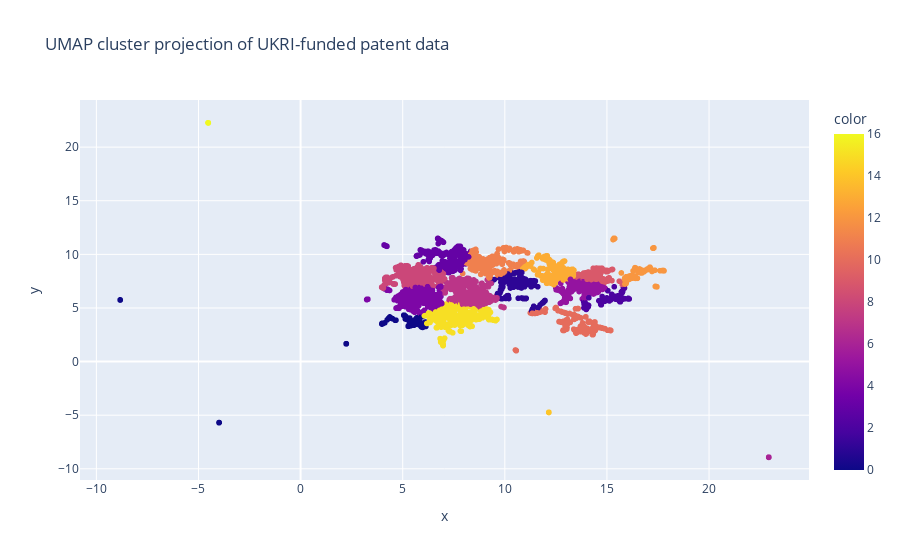

The code cell stored with this chart in its notebook:
### Markdown cell above
Now we can try UMAP which is suitable for both visualisation and clustering:

### Code cell
import umap

reducer = umap.UMAP()

kmeans_umap = MiniBatchKMeans(n_clusters=17, random_state=1, batch_size=256)
reduced_umap = reducer.fit_transform(embeddings)

clusters_umap = kmeans_umap.fit_predict(reduced_umap)

fig = px.scatter(x=reduced_umap[:,0],y=reduced_umap[:,1],color=clusters_umap, title='UMAP cluster projection of UKRI-funded patent data ')
fig.show(config=config)

### Figure 1 — Plotly figure (JSON) as saved in the notebook; plotly's stock layout.template omitted (floating-point values rounded to 4 significant figures; data arrays with more than 128 entries replaced by an {"elided": "..."} marker saying what was removed)
{"data": [{"hovertemplate": "x=%{x}<br>y=%{y}<br>color=%{marker.color}<extra></extra>", "legendgroup": "", "marker": {"color": {"elided": "5161 int values"}, "coloraxis": "coloraxis", "symbol": "circle"}, "mode": "markers", "name": "", "showlegend": false, "type": "scattergl", "x": {"elided": "5161 float values"}, "xaxis": "x", "y": {"elided": "5161 float values"}, "yaxis": "y"}], "layout": {"coloraxis": {"colorbar": {"title": {"text": "color"}}, "colorscale": [[0, "#0d0887"], [0.1111, "#46039f"], [0.2222, "#7201a8"], [0.3333, "#9c179e"], [0.4444, "#bd3786"], [0.5556, "#d8576b"], [0.6667, "#ed7953"], [0.7778, "#fb9f3a"], [0.8889, "#fdca26"], [1, "#f0f921"]]}, "legend": {"tracegroupgap": 0}, "title": {"text": "UMAP cluster projection of UKRI-funded patent data "}, "xaxis": {"anchor": "y", "domain": [0, 1], "title": {"text": "x"}}, "yaxis": {"anchor": "x", "domain": [0, 1], "title": {"text": "y"}}}}
